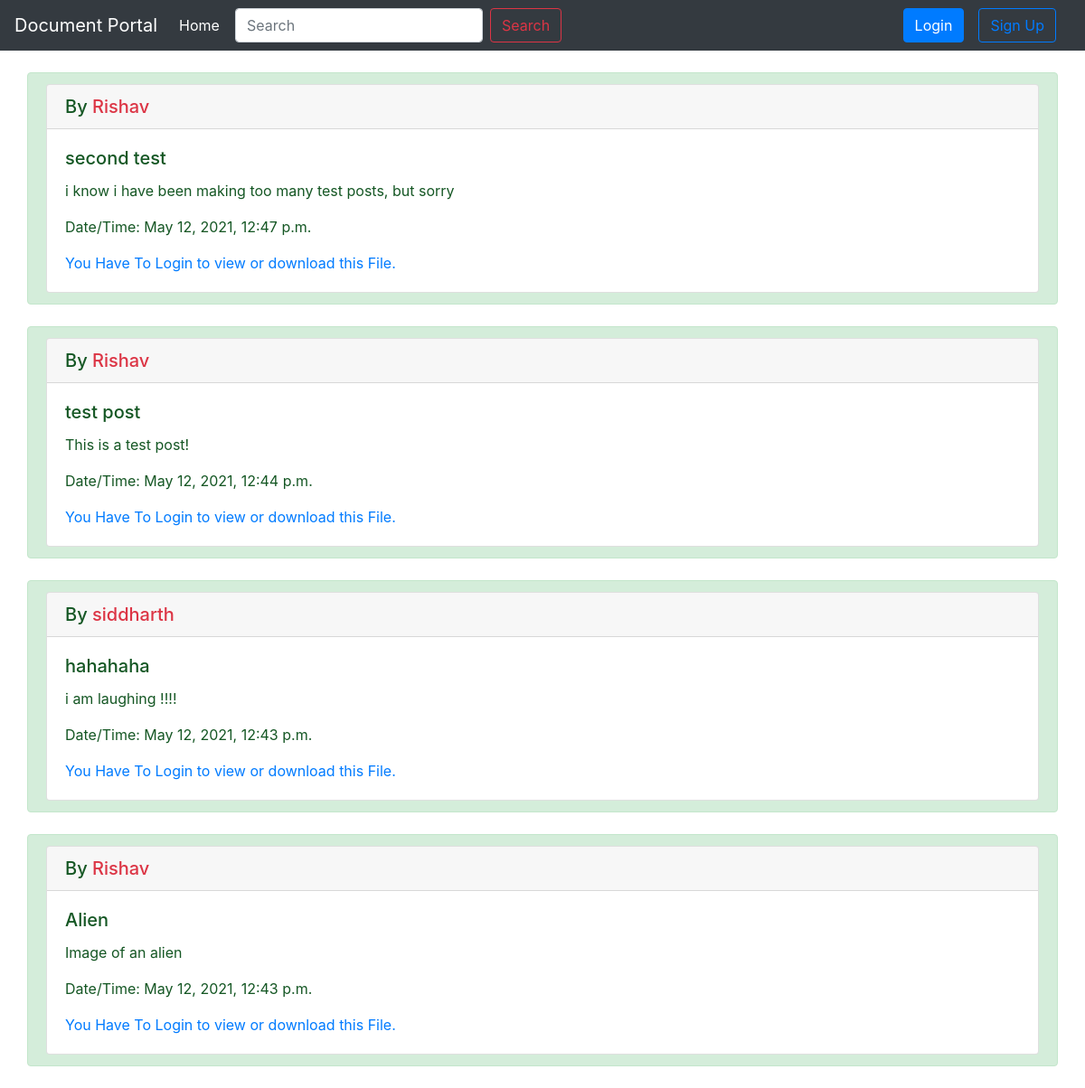
The app's page /, older data.
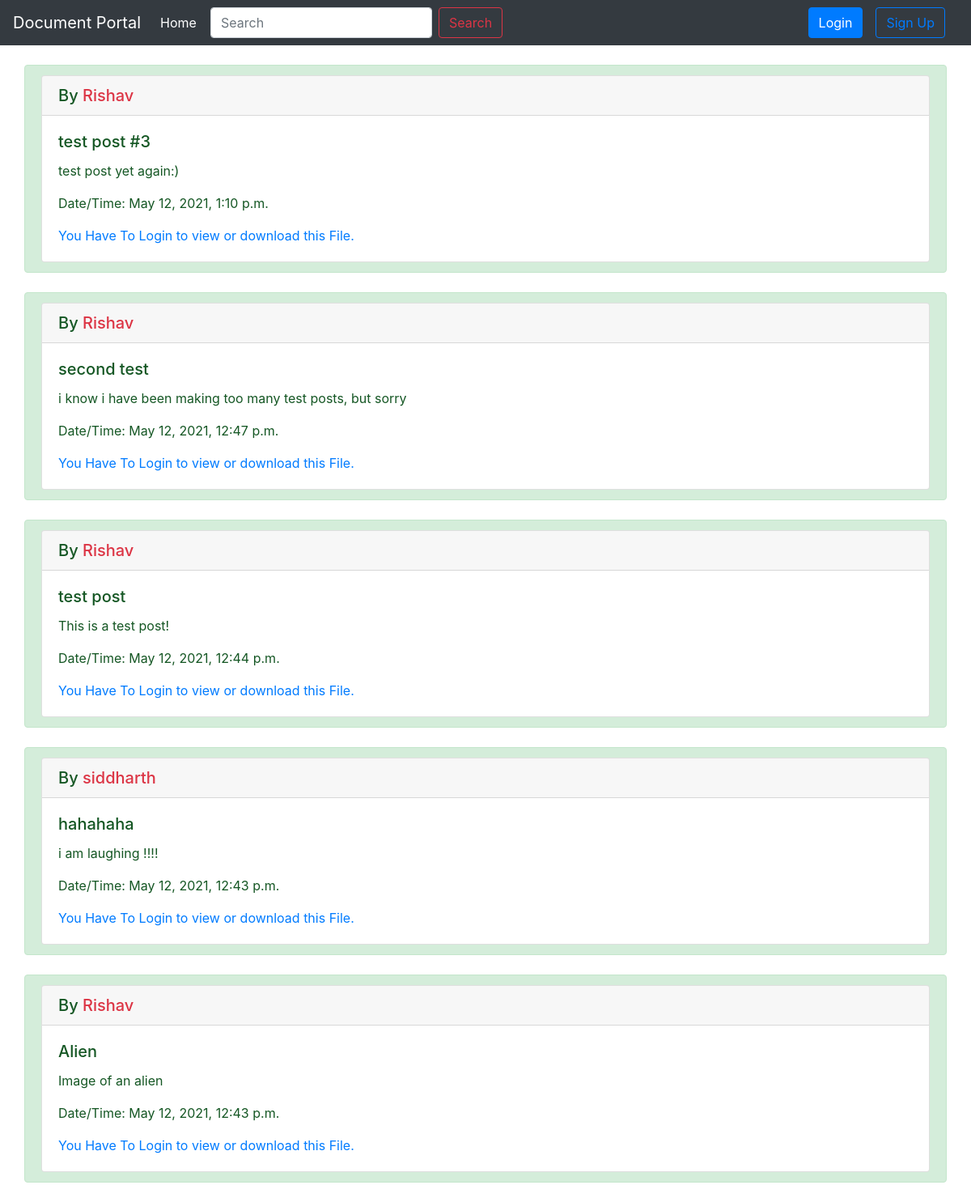
The same page, newer data.
### main/models.py (models this page shows, shortened)
class Post(models.Model):
    user = models.ForeignKey(User, on_delete=models.CASCADE)
    title = models.CharField(max_length=200)
    file_field = models.FileField(upload_to='uploads/')
    file_date = models.DateTimeField(auto_now=True)
    desc = models.TextField()

class User(models.Model):
    username = models.CharField(max_length=50)
    password = models.CharField(max_length=50)
    def __str__(self):
        return self.username

### main/views.py (the view, shortened to what this page needs)
# urls.py: path('', views.HomePageView.as_view(), name='home'),
class HomePageView(ListView):
    def get(self, request):
        all_posts = Post.objects.all().order_by('-id')
        post_dict = {'posts': all_posts}
        return render(request, 'main/home.html', post_dict)

### templates/main/home.html (shortened to what this page needs)
{% extends 'main/base.html' %}
{% block body %}
{% for post in posts %}
<div class="container my-4 alert alert-success">
    <div class="card">
        <h5 class="card-header">By <a style="text-decoration:none; color:#DC3545;"
                href="{% url 'profile' post.user.username %}">{{post.user}}</a></h5>
        <div class="card-body">
            <h5 class="card-title">{{post.title}}</h5>
            <p class="card-text">{{post.desc}}</p>
            <p>Date/Time: <span id="datetime">{{post.file_date}}</span></p>
            {% if request.session.user %}
            <a href="{{MEDIA_URL}}/{{post.file_field.url}}" class="btn btn-warning" target="_blank">View</a>
            <a href="{{MEDIA_URL}}/{{post.file_field.url}}" class="btn btn-info mx-4" download>Download</a>
            {% else %}
            <a href="#">You Have To Login to view or download this File.</a>
            {% endif %}
        </div>
    </div>
</div>
{% endfor %}
{% endblock %}

### templates/main/base.html (shortened to what this page needs)
<!doctype html>
<html lang="en">
<head>
    <link rel="stylesheet" href="https://cdn.jsdelivr.net/npm/bootstrap@4.5.3/dist/css/bootstrap.min.css"
>
</head>
<body>
    <nav class="navbar sticky-top navbar-expand-lg navbar-dark bg-dark">
        <a class="navbar-brand" href="{% url 'home' %}">Document Portal</a>
        <div class="collapse navbar-collapse" id="navbarSupportedContent">
            <ul class="navbar-nav mr-auto">
                <li class="nav-item active">
                    <a class="nav-link" href="{% url 'home' %}">Home <span class="sr-only">(current)</span></a>
                </li>
            </ul>
            <form action="{% url 'search' %}" method="get" class="form-inline my-2 my-lg-0"
                style="position: absolute; margin-left: 70px;">
                <input class="form-control mr-sm-2" type="search" name="query" placeholder="Search" aria-label="Search">
                <button class="btn btn-outline-danger my-2 my-sm-0" type="submit">Search</button>
            </form>
            {% if request.session.user %}
            <div class="btn-group">
                <button type="button" class="btn btn-secondary dropdown-toggle" data-toggle="dropdown"
                    aria-haspopup="true" aria-expanded="false">
                    @{{request.session.user}}
                </button>
                <div class="dropdown-menu dropdown-menu-right">
                    <a href="{% url 'profile' request.session.user %}"><button class="dropdown-item"
                            type="button">Profile</button></a>
                    <a href="{% url 'upload_file' request.session.user %}"><button class="dropdown-item"
                            type="button">Upload File</button></a>
                    <a href="{% url 'logout' %}"><button class="dropdown-item" type="button"
                            style="color: #DC3545">Logout</button></a>
                </div>
            </div>
            {% else %}
            <button type="button" class="btn btn-primary" data-toggle="modal" data-target="#loginModal">
                Login
            </button>
            <button type="button" class="btn btn-outline-primary mx-3" data-toggle="modal" data-target="#signupModal">
                Sign Up
            </button>
            {% endif %}
        </div>
    </nav>
    {% block body %}{% endblock %}
</body>
</html>

Row changes from the older to the newer data that the page shows:
added Post: user "Rishav", title "test post #3", desc "test post yet again:)", file_date "May 12, 2021, 1:10 p.m."
